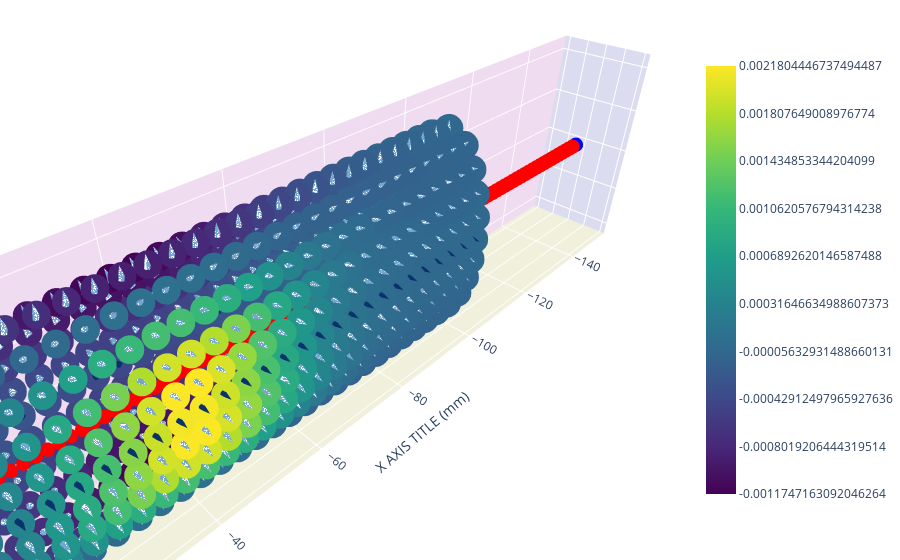

The notebook cell saved with this chart:
### Code cell
fish.visualize_scatter(intensity=modulation[:,0], show_normals=1, show_point_currents=5, marker_alpha=1)
print()

### Figure 1 — Plotly figure (JSON) as saved in the notebook; plotly's stock layout.template omitted (floating-point values rounded to 4 significant figures; data arrays with more than 128 entries replaced by an {"elided": "..."} marker saying what was removed)
{"data": [{"marker": {"color": [0.01, 0.01, 0.01, 0.01, 0.01, 0.01, 0.01, 0.01, 0.01, 0.01, 0.01, 0.01, 0.01, 0.01, 0.01, 0.01, 0.01, 0.01, 0.01, 0.01, 0.01, 0.01, 0.01, 0.01, 0.01, 0.01, 0.01, 0.01, 0.01, 0.01, 0.01, 0.01, 0.01, 0.01, 0.01, 0.01, 0.01, 0.01, 0.01, 0.01, 0.01, 0.01, 0.01, 0.01, 0.01, 0.01, 0.01, 0.01, 0.01, 0.01, 0.01, 0.01, 0.01, 0.01, 0.01, 0.01, 0.01, 0.01, 0.01, 0.01, 0.01, 0.01, 0.01, 0.01, 0.01, 0.01, 0.01, 0.01, 0.01, 0.01, 0.01, 0.01, 0.01, 0.01, 0.01, 0.01, 0.01, 0.01, 0.01, 0.01, 0.01, 0.01, 0.01, 0.01, 0.01, 0.01, 0.01, 0.01, 0.01, 0.01, 0.01, 0.01, 0.01, 0.01, 0.01, 0.01, 0.01, 0.01, 0.01, 0.01, -1], "colorscale": [[0, "rgb(0,0,255)"], [1, "rgb(255,0,0)"]], "opacity": 1, "size": 5}, "mode": "markers", "showlegend": false, "type": "scatter3d", "x": [0, -1.5, -3.0, -4.5, -6.0, -7.5, -9.0, -10.5, -12.0, -13.5, -15.0, -16.5, -18.0, -19.5, -21.0, -22.5, -24.0, -25.5, -27.0, -28.5, -30, -31.5, -33, -34.5, -36, -37.5, -39.0, -40.5, -42.0, -43.5, -45, -46.5, -48, -49.5, -51, -52.5, -54.0, -55.5, -57.0, -58.5, -60, -61.5, -63, -64.5, -66, -67.5, -69, -70.5, -72, -73.5, -75, -76.5, -78, -79.5, -81, -82.5, -84, -85.5, -87, -88.5, -90, -91.5, -93, -94.5, -96, -97.5, -99, -100.5, -102, -103.5, -105, -106.5, -108, -109.5, -111, -112.5, -114, -115.5, -117, -118.5, -120, -121.5, -123, -124.5, -126, -127.5, -129, -130.5, -132, -133.5, -135, -136.5, -138, -139.5, -141, -142.5, -144, -145.5, -147, -148.5, -150], "y": [0, 0, 0, 0, 0, 0, 0, 0, 0, 0, 0, 0, 0, 0, 0, 0, 0, 0, 0, 0, 0, 0, 0, 0, 0, 0, 0, 0, 0, 0, 0, 0, 0, 0, 0, 0, 0, 0, 0, 0, 0, 0, 0, 0, 0, 0, 0, 0, 0, 0, 0, 0, 0, 0, 0, 0, 0, 0, 0, 0, 0, 0, 0, 0, 0, 0, 0, 0, 0, 0, 0, 0, 0, 0, 0, 0, 0, 0, 0, 0, 0, 0, 0, 0, 0, 0, 0, 0, 0, 0, 0, 0, 0, 0, 0, 0, 0, 0, 0, 0, 0], "z": [0, 0, 0, 0, 0, 0, 0, 0, 0, 0, 0, 0, 0, 0, 0, 0, 0, 0, 0, 0, 0, 0, 0, 0, 0, 0, 0, 0, 0, 0, 0, 0, 0, 0, 0, 0, 0, 0, 0, 0, 0, 0, 0, 0, 0, 0, 0, 0, 0, 0, 0, 0, 0, 0, 0, 0, 0, 0, 0, 0, 0, 0, 0, 0, 0, 0, 0, 0, 0, 0, 0, 0, 0, 0, 0, 0, 0, 0, 0, 0, 0, 0, 0, 0, 0, 0, 0, 0, 0, 0, 0, 0, 0, 0, 0, 0, 0, 0, 0, 0, 0]}, {"colorscale": [[0, "rgb(247,251,255)"], [0.125, "rgb(222,235,247)"], [0.25, "rgb(198,219,239)"], [0.375, "rgb(158,202,225)"], [0.5, "rgb(107,174,214)"], [0.625, "rgb(66,146,198)"], [0.75, "rgb(33,113,181)"], [0.875, "rgb(8,81,156)"], [1, "rgb(8,48,107)"]], "showlegend": false, "showscale": false, "sizemode": "absolute", "sizeref": 1, "type": "cone", "u": {"elided": "600 int values"}, "v": {"elided": "600 float values"}, "w": {"elided": "600 float values"}, "x": {"elided": "600 float values"}, "y": {"elided": "600 float values"}, "z": {"elided": "600 float values"}}, {"marker": {"cmax": 1, "cmin": 0, "color": {"elided": "600 float values"}, "colorbar": {"len": 0.8, "tickmode": "array", "ticktext": [-0.001175, -0.0008019, -0.0004291, -5.633e-05, 0.0003165, 0.0006893, 0.001062, 0.001435, 0.001808, 0.00218], "tickvals": [0, 0.1111, 0.2222, 0.3333, 0.4444, 0.5556, 0.6667, 0.7778, 0.8889, 1]}, "colorscale": [[0, "#440154"], [0.1111, "#482878"], [0.2222, "#3e4989"], [0.3333, "#31688e"], [0.4444, "#26828e"], [0.5556, "#1f9e89"], [0.6667, "#35b779"], [0.7778, "#6ece58"], [0.8889, "#b5de2b"], [1, "#fde725"]], "opacity": 1, "size": 10}, "mode": "markers", "showlegend": false, "type": "scatter3d", "x": {"elided": "600 float values"}, "y": {"elided": "600 float values"}, "z": {"elided": "600 float values"}}], "layout": {"margin": {"b": 0, "l": 0, "r": 0, "t": 0}, "scene": {"aspectmode": "data", "xaxis": {"backgroundcolor": "rgb(220, 220, 240)", "gridcolor": "white", "showbackground": true, "title": {"text": "X AXIS TITLE (mm)"}, "zerolinecolor": "white"}, "yaxis": {"backgroundcolor": "rgb(240, 220, 240)", "gridcolor": "white", "showbackground": true, "title": {"text": "Y AXIS TITLE (mm)"}, "zerolinecolor": "white"}, "zaxis": {"backgroundcolor": "rgb(240, 240, 220)", "gridcolor": "white", "showbackground": true, "title": {"text": "z AXIS TITLE (mm)"}, "zerolinecolor": "white"}}}}
